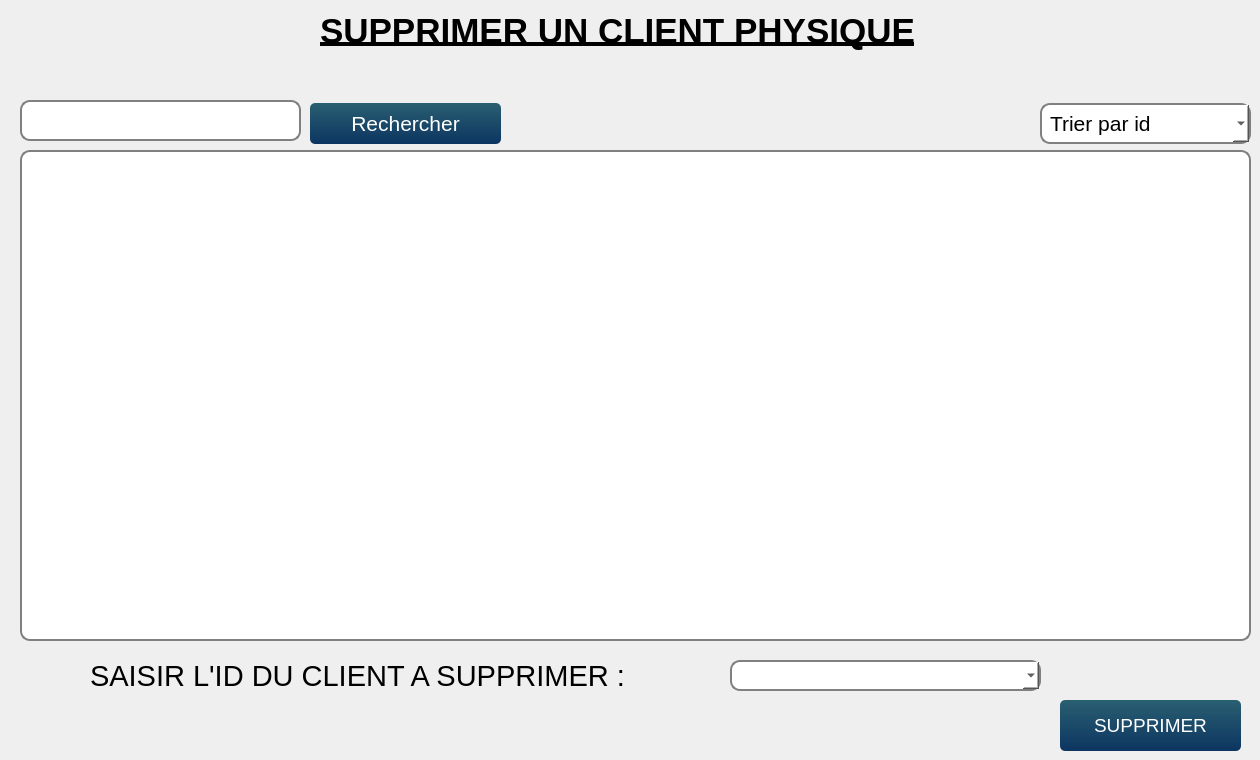
       <widget class="QWidget" name="supprimer_3">
        <widget class="QLabel" name="cin_30">
         <property name="geometry">
          <rect>
           <x>90</x>
           <y>660</y>
           <width>631</width>
           <height>31</height>
          </rect>
         </property>
         <property name="font">
          <font>
           <family>Yu Gothic UI</family>
           <pointsize>22</pointsize>
           <weight>50</weight>
           <bold>false</bold>
          </font>
         </property>
         <property name="text">
          <string>SAISIR L'ID DU CLIENT A SUPPRIMER :</string>
         </property>
        </widget>
        <widget class="QPushButton" name="pushButton_21">
         <property name="geometry">
          <rect>
           <x>1060</x>
           <y>700</y>
           <width>181</width>
           <height>51</height>
          </rect>
         </property>
         <property name="font">
          <font>
           <pointsize>14</pointsize>
           <weight>50</weight>
           <bold>false</bold>
          </font>
         </property>
         <property name="styleSheet">
          <string notr="true">QPushButton{
	background-color: qlineargradient(spread:pad, x1:1, y1:0, x2:1, y2:1, stop:0 rgba(42, 95, 113, 255),stop:1 rgba(12, 53, 97, 255));
	color: #fff;
	border: 0px;
	border-radius: 5px;
	padding: 5px;
}

QPushButton::hover
{
	background-color: qlineargradient(spread:pad, x1:1, y1:0, x2:1, y2:1, stop:0 rgba(167, 214, 50, 255),stop:1 rgba(98, 169, 67, 255));
	color: #fff;

}
QPushButton::pressed
{
	background-color: qlineargradient(spread:pad, x1:1, y1:0, x2:1, y2:1, stop:0 rgba(147, 194, 30, 255),stop:1 rgba(78, 149, 47, 255));
	color: #fff;
	border: 0px;
	border-radius: 5px;
	padding: 5px;

}</string>
         </property>
         <property name="text">
          <string>SUPPRIMER</string>
         </property>
        </widget>
        <widget class="QLabel" name="label_22">
         <property name="geometry">
          <rect>
           <x>320</x>
           <y>-10</y>
           <width>751</width>
           <height>81</height>
          </rect>
         </property>
         <property name="font">
          <font>
           <family>Helvetica</family>
           <pointsize>26</pointsize>
           <weight>75</weight>
           <bold>true</bold>
           <underline>true</underline>
          </font>
         </property>
         <property name="text">
          <string>SUPPRIMER UN CLIENT PHYSIQUE</string>
         </property>
        </widget>
        <widget class="QTableView" name="tableView_77">
         <property name="geometry">
          <rect>
           <x>20</x>
           <y>150</y>
           <width>1231</width>
           <height>491</height>
          </rect>
         </property>
         <property name="font">
          <font>
           <pointsize>20</pointsize>
           <weight>50</weight>
           <bold>false</bold>
          </font>
         </property>
         <property name="styleSheet">
          <string notr="true">background-color: rgb(255, 255, 255);

    border: 2px solid gray;
    border-radius: 10px;
    padding: 0 8px;
    selection-background-color: darkgray;</string>
         </property>
        </widget>
        <widget class="QComboBox" name="comboBox_7">
         <property name="geometry">
          <rect>
           <x>730</x>
           <y>660</y>
           <width>311</width>
           <height>31</height>
          </rect>
         </property>
         <property name="font">
          <font>
           <pointsize>14</pointsize>
          </font>
         </property>
         <property name="styleSheet">
          <string notr="true">background-color: rgb(255, 255, 255);

    border: 2px solid gray;
    border-radius: 10px;
    padding: 0 8px;
    selection-background-color: darkgray;</string>
         </property>
        </widget>
        <widget class="QLineEdit" name="lineEdit_70">
         <property name="geometry">
          <rect>
           <x>20</x>
           <y>100</y>
           <width>281</width>
           <height>41</height>
          </rect>
         </property>
         <property name="styleSheet">
          <string notr="true">background-color: rgb(255, 255, 255);

    border: 2px solid gray;
    border-radius: 10px;
    padding: 0 8px;
    selection-background-color: darkgray;</string>
         </property>
        </widget>
        <widget class="QComboBox" name="comboBox_30">
         <property name="geometry">
          <rect>
           <x>1040</x>
           <y>103</y>
           <width>211</width>
           <height>41</height>
          </rect>
         </property>
         <property name="font">
          <font>
           <family>Helvetica</family>
           <pointsize>16</pointsize>
          </font>
         </property>
         <property name="layoutDirection">
          <enum>Qt::LeftToRight</enum>
         </property>
         <property name="styleSheet">
          <string notr="true">background-color: rgb(255, 255, 255);

    border: 2px solid gray;
    border-radius: 10px;
    padding: 0 8px;
    selection-background-color: darkgray;</string>
         </property>
         <property name="maxVisibleItems">
          <number>3</number>
         </property>
         <property name="insertPolicy">
          <enum>QComboBox::InsertAtTop</enum>
         </property>
         <item>
          <property name="text">
           <string>Trier par id</string>
          </property>
         </item>
         <item>
          <property name="text">
           <string>Trier par date</string>
          </property>
         </item>
         <item>
          <property name="text">
           <string>Trier par nom</string>
          </property>
         </item>
        </widget>
        <widget class="QPushButton" name="pushButton_39">
         <property name="geometry">
          <rect>
           <x>310</x>
           <y>103</y>
           <width>191</width>
           <height>41</height>
          </rect>
         </property>
         <property name="font">
          <font>
           <family>Helvetica</family>
           <pointsize>16</pointsize>
          </font>
         </property>
         <property name="styleSheet">
          <string notr="true">QPushButton{
	background-color: qlineargradient(spread:pad, x1:1, y1:0, x2:1, y2:1, stop:0 rgba(42, 95, 113, 255),stop:1 rgba(12, 53, 97, 255));
	color: #fff;
	border: 0px;
	border-radius: 5px;
	padding: 5px;
}

QPushButton::hover
{
	background-color: qlineargradient(spread:pad, x1:1, y1:0, x2:1, y2:1, stop:0 rgba(167, 214, 50, 255),stop:1 rgba(98, 169, 67, 255));
	color: #fff;

}
QPushButton::pressed
{
	background-color: qlineargradient(spread:pad, x1:1, y1:0, x2:1, y2:1, stop:0 rgba(147, 194, 30, 255),stop:1 rgba(78, 149, 47, 255));
	color: #fff;
	border: 0px;
	border-radius: 5px;
	padding: 5px;

}</string>
         </property>
         <property name="text">
          <string>Rechercher</string>
         </property>
        </widget>
       </widget>
